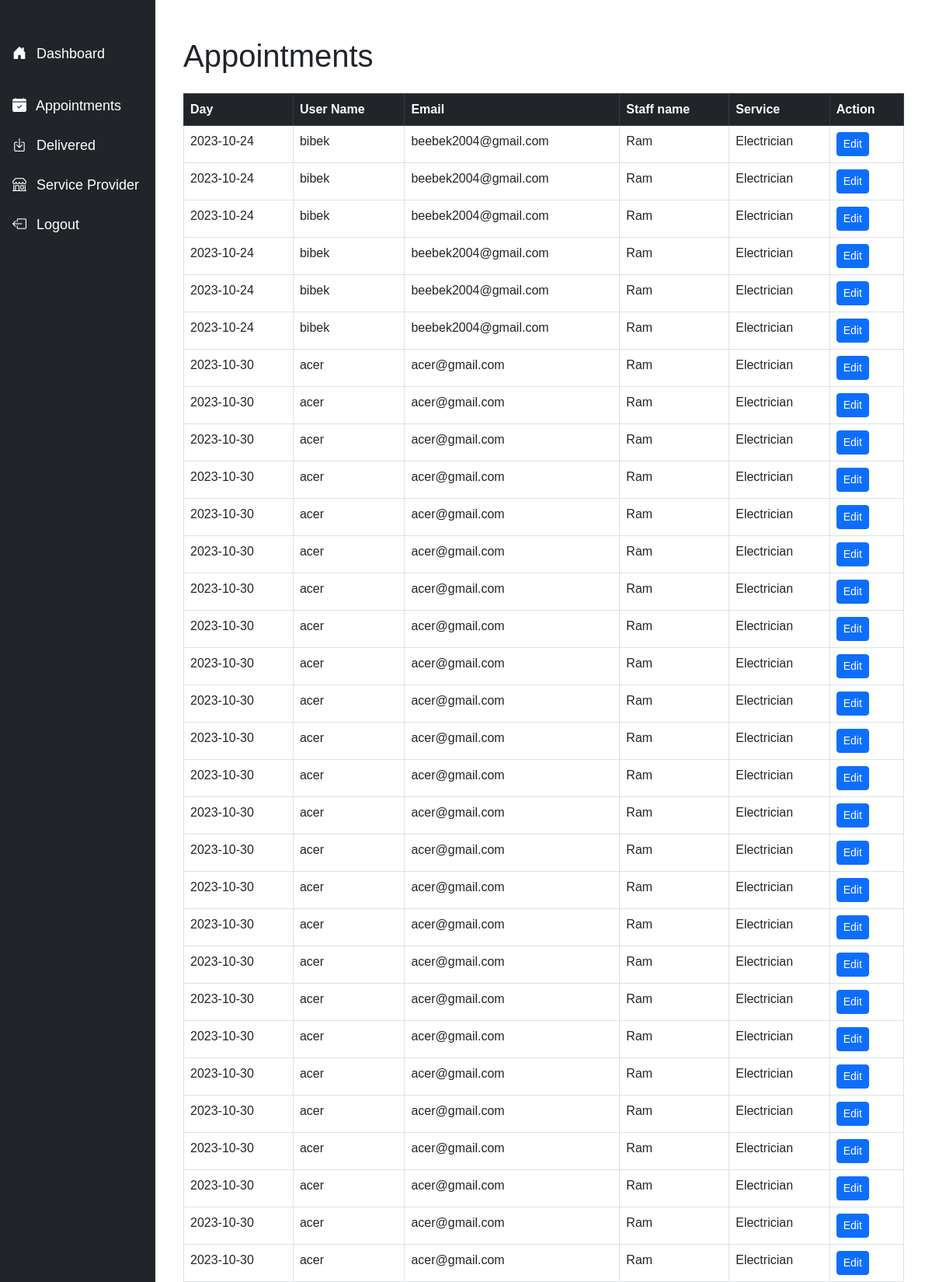
The app's page /booking/dashboard-panel (signed in, upper part) with its own data.
### booking/models.py (models this page shows)
class Appointment(models.Model):
    user = models.ForeignKey(User, on_delete=models.CASCADE, null=True, blank=True)
    service = models.CharField(max_length=50, choices=SERVICE_CHOICES, default="Electrician")
    day= models.CharField(max_length=50, default="Not assigned")
    time = models.CharField(max_length=10, choices=TIME_CHOICES, default="3 PM", null=True, blank=True)
    staff = models.CharField(max_length=50, default="Not assigned")
    def __str__(self):
        return f"{self.user.username} | day: {self.day} | time: {self.time}"

### booking/views.py (the view)
# urls.py: path('dashboard-panel', views.vendor_dashboard, name='vendorUpdate'),
def vendor_dashboard(request):
    try:
        appointments = Appointment.objects.all()
        all_vendor_requests = VendorRequest.objects.all()
        staffs=Staff.objects.all()
        print(appointments)
    except Appointment.DoesNotExist:
        appointments = []
    except Exception as e:
        return HttpResponseBadRequest(f"An error occurred: {e}")
    context = {
        'appointments': appointments,
        'vendor_requests': all_vendor_requests,
        'items': staffs,
    }
    return render(request, 'vendordashBoard.html', context)

### booking/templates/vendordashBoard.html (shortened to what this page needs)
{% load static %}
<!DOCTYPE html>
<html lang="en">
<head>
    <link href="https://cdn.jsdelivr.net/npm/bootstrap@5.3.0/dist/css/bootstrap.min.css" rel="stylesheet" />
    <link href="https://cdn.jsdelivr.net/npm/bootstrap-icons@1.10.0/font/bootstrap-icons.css" rel="stylesheet">
</head>
<body>
    {% if user.is_authenticated %}
    <div class="container-fluid">
        <div class="row">
            <nav id="sidebar" class="col-md-3 col-lg-2 d-md-block bg-dark sidebar">
                <div class="position-sticky">
                    <ul class="nav flex-column">
                        <li class="nav-item mb-4">
                            <a class="nav-link active text-white" aria-current="page" href="#" data-target="default-section">
                                <i class="bi bi-house-door-fill me-2"></i>
                                Dashboard
                            </a>
                        </li>
                        <li class="nav-item mb-2">
                            <a class="nav-link text-white" href="#" data-target="appointments-section">
                                <i class="bi bi-calendar-check-fill me-2"></i>
                                Appointments
                            </a>
                        </li>
                        <li class="nav-item mb-2">
                            <a class="nav-link text-white" href="#" data-target="delivered-section">
                                <i class="bi bi-box-arrow-in-down me-2"></i>
                                Delivered
                            </a>
                        </li>
                        <li class="nav-item mb-2">
                            <a class="nav-link text-white" href="#" data-target="inquiry-section">
                                <i class="bi bi-shop me-2"></i>
                                Service Provider
                            </a>
                        </li>
                        <li class="nav-item mt-auto">
                            <a class="nav-link text-white" href="logout-view">
                                <i class="bi bi-box-arrow-left me-2"></i>
                                Logout
                            </a>
                        </li>
                    </ul>
                </div>
            </nav>
            <main class="col-md-9 ms-sm-auto col-lg-10 px-md-4">
               <div id="appointments-section" class="content-section mt-5">
    <div class="container">
        <h1 class="mb-4">Appointments</h1>
        {% if appointments %}
        <div class="table-responsive">
            <table class="table table-hover table-bordered">
                <thead class="table-dark">
                    <tr>
                        <th>Day</th>
                        <th>User Name</th>
                        <th>Email</th>
                        <th>Staff name</th>
                        <th>Service</th>
                        <th>Action</th>
                    </tr>
                </thead>
                <tbody>
                    {% for appointment in appointments %}
                    <tr>
                        <td>{{ appointment.day }}</td>
                        <td>{{ appointment.user }}</td>
                        <td>{{ appointment.user.email }}</td>
                        <td>{{ appointment.staff }}</td>
                        <td>{{ appointment.service }}</td>
                        <td>
                            <a class="btn btn-primary btn-sm" href="{% url 'userUpdate' appointment.id %}">Edit</a>
                        </td>
                    </tr>
                    {% endfor %}
                </tbody>
            </table>
        </div>
        {% else %}
        <div class="alert alert-info">
            No appointments available.
        </div>
        {% endif %}
    </div>
</div>
            </main>
        </div>
    </div>
    {% else %}
    <h1>Not logged in</h1>
    {% endif %}
</body>
</html>

### booking/templates/vendordashBoard.html (style rules this page uses)
body { font-family: 'Arial', sans-serif; }
.sidebar { position: fixed; top: 0; bottom: 0; left: 0; z-index: 100; padding: 48px 0 0; box-shadow: inset -1px 0 0 rgba(0, 0, 0, .1); }
.nav-link { font-size: 18px; transition: color 0.2s; }
.content-section { transition: opacity 0.3s; }

### records on screen
Appointment: day "2023-10-24", user "bibek", user.email "beebek2004@gmail.com", staff "Ram", service "Electrician"
Appointment: day "2023-10-24", user "bibek", user.email "beebek2004@gmail.com", staff "Ram", service "Electrician"
Appointment: day "2023-10-24", user "bibek", user.email "beebek2004@gmail.com", staff "Ram", service "Electrician"
Appointment: day "2023-10-24", user "bibek", user.email "beebek2004@gmail.com", staff "Ram", service "Electrician"
Appointment: day "2023-10-24", user "bibek", user.email "beebek2004@gmail.com", staff "Ram", service "Electrician"
Appointment: day "2023-10-24", user "bibek", user.email "beebek2004@gmail.com", staff "Ram", service "Electrician"
Appointment: day "2023-10-30", user "acer", user.email "acer@gmail.com", staff "Ram", service "Electrician"
Appointment: day "2023-10-30", user "acer", user.email "acer@gmail.com", staff "Ram", service "Electrician"
Appointment: day "2023-10-30", user "acer", user.email "acer@gmail.com", staff "Ram", service "Electrician"
Appointment: day "2023-10-30", user "acer", user.email "acer@gmail.com", staff "Ram", service "Electrician"
Appointment: day "2023-10-30", user "acer", user.email "acer@gmail.com", staff "Ram", service "Electrician"
Appointment: day "2023-10-30", user "acer", user.email "acer@gmail.com", staff "Ram", service "Electrician"
Appointment: day "2023-10-30", user "acer", user.email "acer@gmail.com", staff "Ram", service "Electrician"
Appointment: day "2023-10-30", user "acer", user.email "acer@gmail.com", staff "Ram", service "Electrician"
Appointment: day "2023-10-30", user "acer", user.email "acer@gmail.com", staff "Ram", service "Electrician"
Appointment: day "2023-10-30", user "acer", user.email "acer@gmail.com", staff "Ram", service "Electrician"
Appointment: day "2023-10-30", user "acer", user.email "acer@gmail.com", staff "Ram", service "Electrician"
Appointment: day "2023-10-30", user "acer", user.email "acer@gmail.com", staff "Ram", service "Electrician"
Appointment: day "2023-10-30", user "acer", user.email "acer@gmail.com", staff "Ram", service "Electrician"
Appointment: day "2023-10-30", user "acer", user.email "acer@gmail.com", staff "Ram", service "Electrician"
Appointment: day "2023-10-30", user "acer", user.email "acer@gmail.com", staff "Ram", service "Electrician"
Appointment: day "2023-10-30", user "acer", user.email "acer@gmail.com", staff "Ram", service "Electrician"
Appointment: day "2023-10-30", user "acer", user.email "acer@gmail.com", staff "Ram", service "Electrician"
Appointment: day "2023-10-30", user "acer", user.email "acer@gmail.com", staff "Ram", service "Electrician"
Appointment: day "2023-10-30", user "acer", user.email "acer@gmail.com", staff "Ram", service "Electrician"
Appointment: day "2023-10-30", user "acer", user.email "acer@gmail.com", staff "Ram", service "Electrician"
Appointment: day "2023-10-30", user "acer", user.email "acer@gmail.com", staff "Ram", service "Electrician"
Appointment: day "2023-10-30", user "acer", user.email "acer@gmail.com", staff "Ram", service "Electrician"
Appointment: day "2023-10-30", user "acer", user.email "acer@gmail.com", staff "Ram", service "Electrician"
Appointment: day "2023-10-30", user "acer", user.email "acer@gmail.com", staff "Ram", service "Electrician"
Appointment: day "2023-10-30", user "acer", user.email "acer@gmail.com", staff "Ram", service "Electrician"
